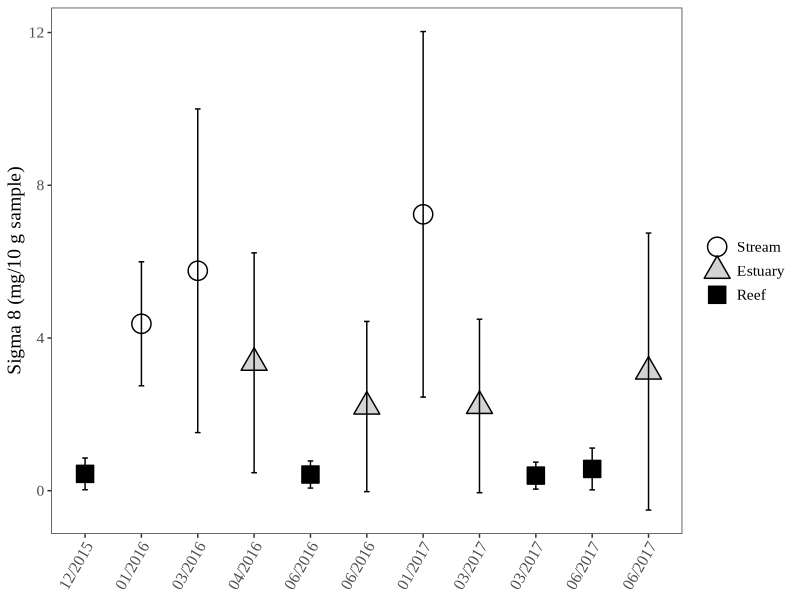
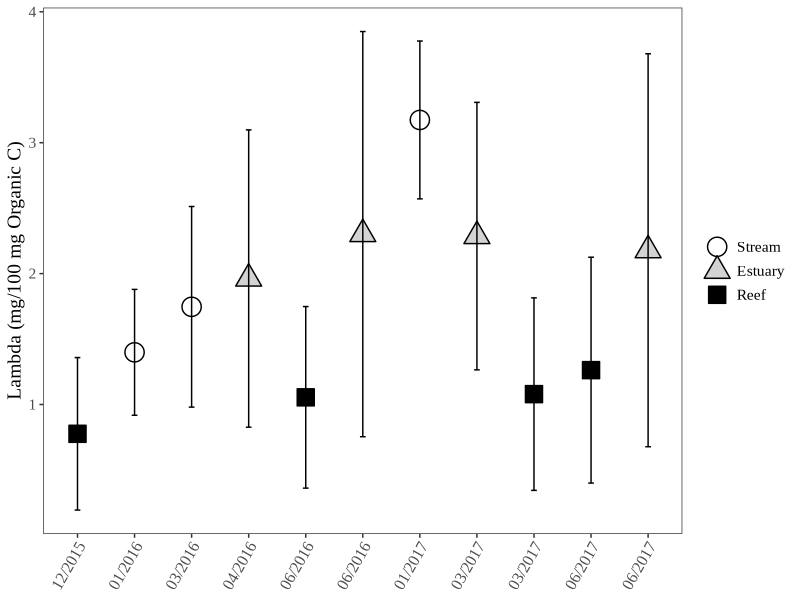
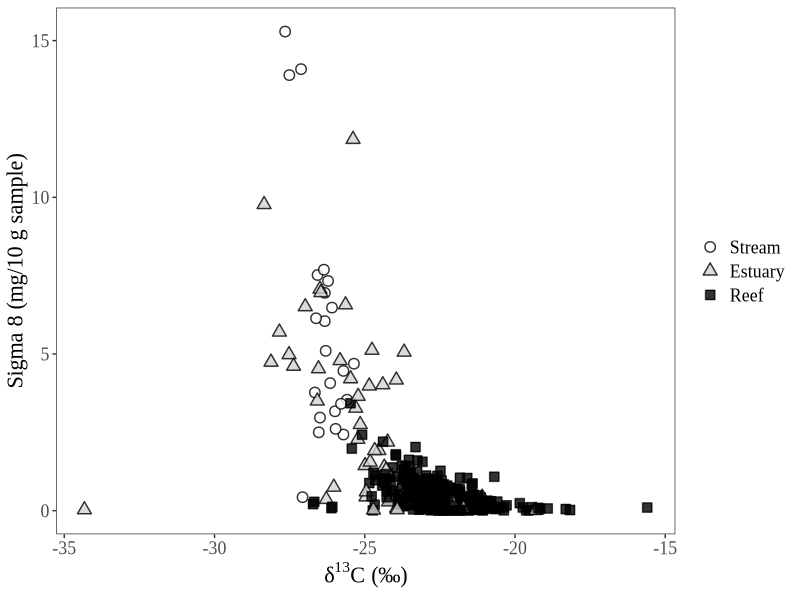
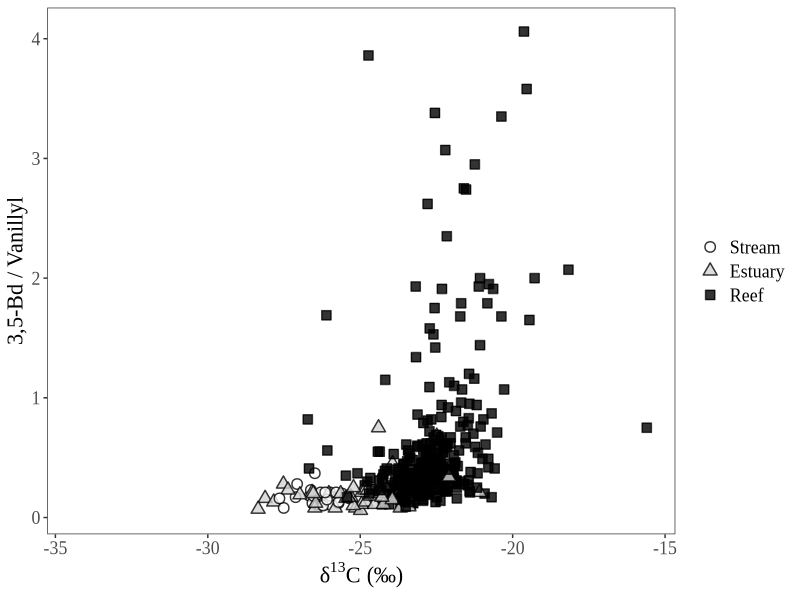
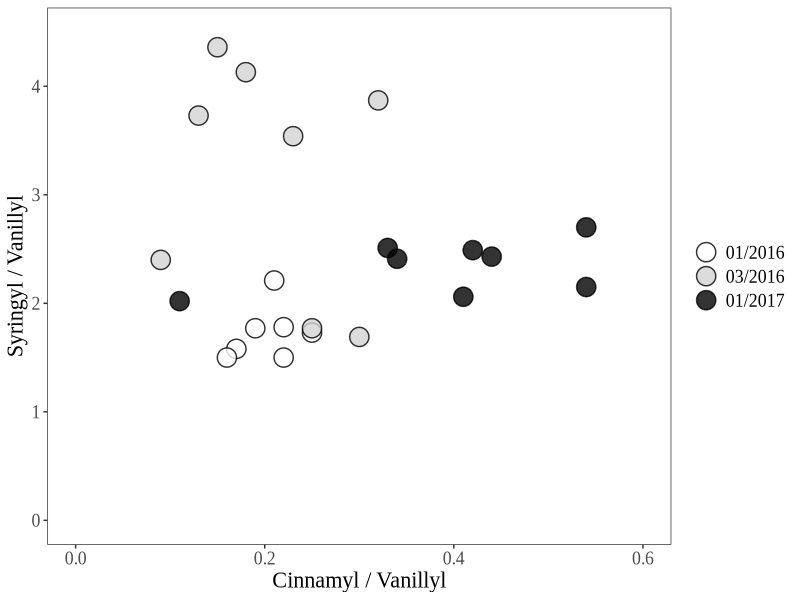
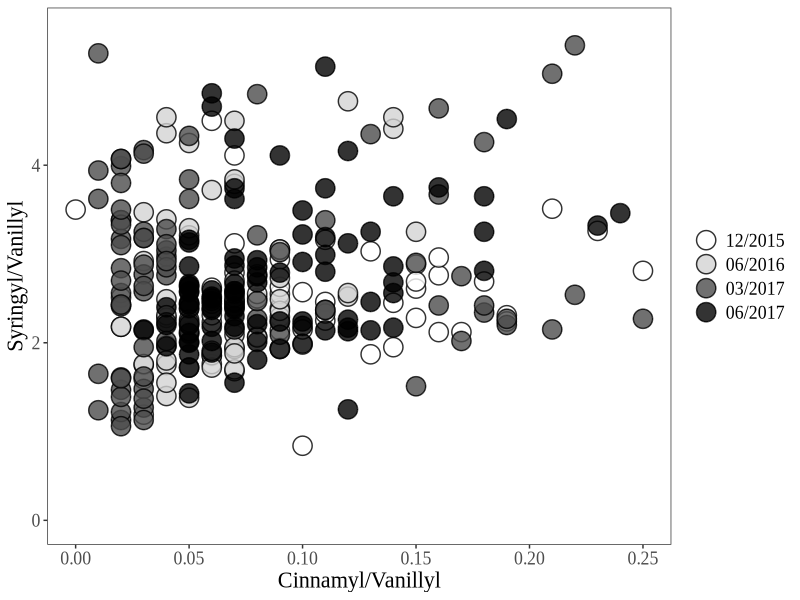
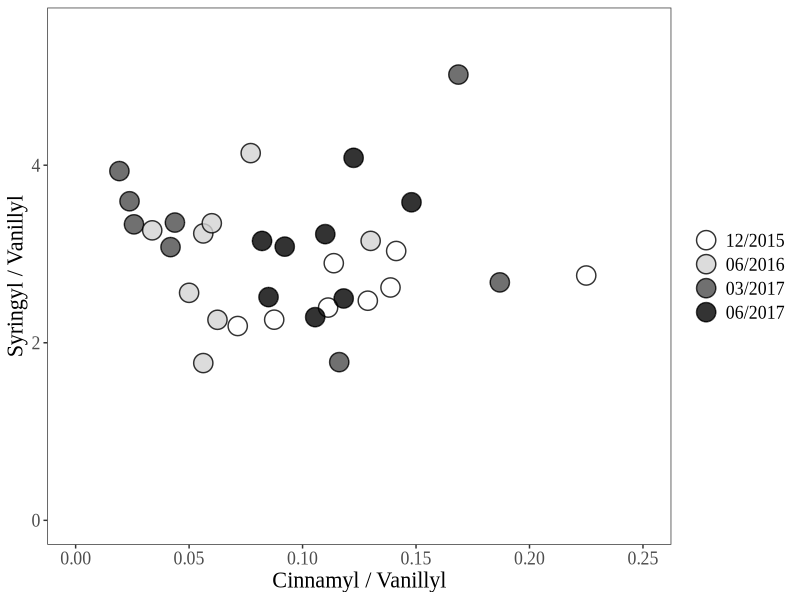
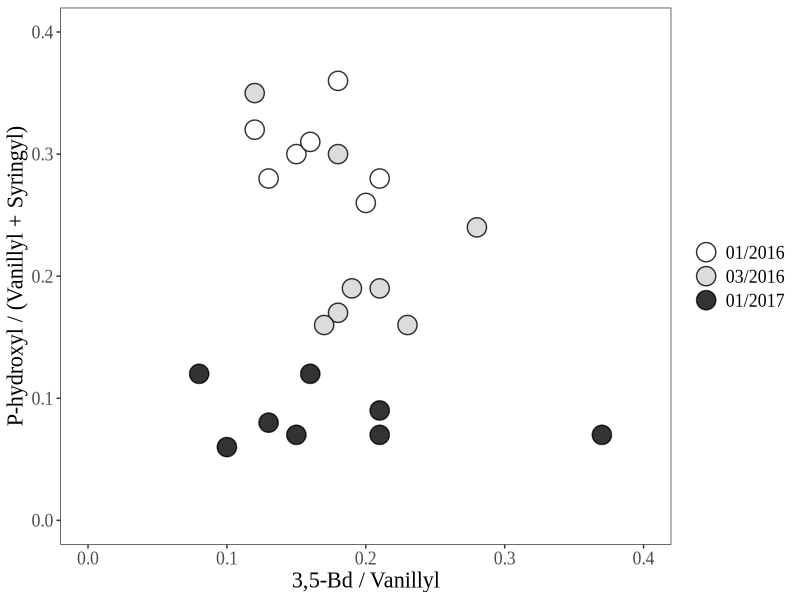

Here is the R script that generated these plots, in order:
## ---- chunk 1
knitr::opts_chunk$set(echo = TRUE)
## ---- chunk 2

master <- read.csv("RAPID_Master_Datasheet_add_region_streamcode.csv") # Loads the newly updated dataset, as of April 8, 2019. This same dataset is used for the linear mixed effects models.

# In addition, all NDs from Matthieu's original reports are replaced as NAs. For reasoning on why they are not 0s, see either of the other RMarkdown files in this project folder.

# Alright, so the seven outliers I'm removing will be 56, 66, 164, 238, 300, 387, and 389 from the original dataset. For reasoning on these 7, see LMEM Markdown file in this same project.

mastered <- master[ -c(56, 66, 164, 238, 300, 387, 389), ] # Removes outliers from original dataset.

# This dataset has already been QAQCed.

library(tidyverse)

## ---- chunk 3

# First, we will plot overall Sigma 8 and Lambda values.

Fig3_Stats <- mastered %>% # Takes the original dataset and then ...
  group_by(Group, Environment) %>% # Groups by date and environment and then ...
  summarize(Sig8 = mean(Sigma8, na.rm = TRUE), Sig8sd = sd(Sigma8, na.rm = TRUE), 
            Lam = mean(Lambda, na.rm = TRUE), Lamsd = sd(Lambda, na.rm = TRUE)) %>% # Summarizes and then...
  ungroup() # Ungroups data.

Fig3_Stats$Environment <- factor(Fig3_Stats$Environment, levels = c( "Stream", "Estuary", "Reef")) # Relevels.
Fig3_Stats$Group <- factor(Fig3_Stats$Group, levels = c( "A", "B", "C", "D", "E", "F", "I", "H", "G", "J", "K")) # Relevel the "Group" column so that it's presented in the best chronological order.

#tiff(filename = "/Users/heililowman/Documents/UC_Santa_Barbara/Research_Lignin/Figures/Manuscript_figure_files/Fig3A.tiff", width=6, height=4, unit="in", res=400) 
fig3a <- ggplot(Fig3_Stats, aes(Group, Sig8, shape=Environment, fill=Environment)) +
  scale_x_discrete(labels = c("12/2015", "01/2016", "03/2016", "04/2016", "06/2016", "06/2016", "01/2017", "03/2017", "03/2017", "06/2017", "06/2017")) +
  geom_point(size = 6,
             stroke = 0.75) + 
  scale_shape_manual(values = c(21, 24, 22)) +
  scale_fill_manual(values = c("white", "lightgrey", "black")) +
  geom_errorbar(data=Fig3_Stats, aes(ymin=Sig8-Sig8sd,ymax=Sig8+Sig8sd), width=0.1) +
  xlab("Sample Date") +
  ylab("Sigma 8 (mg/10 g sample)") + 
  theme_bw() +
  theme(panel.grid.major = element_blank(), panel.grid.minor = element_blank(),panel.background = element_blank()) + # This ensures the whole data grid is boxed in, which looks cleaner in text.
  theme(text=element_text(family="Times New Roman", size=14)) +
  theme(axis.text.x = element_text(angle = 60, hjust = 1)) +
  theme(axis.title.x=element_blank()) +
  theme(legend.title = element_blank())
#dev.off()

fig3a

#tiff(filename = "/Users/heililowman/Documents/UC_Santa_Barbara/Research_Lignin/Figures/Manuscript_figure_files/Fig3B.tiff", width=6, height=4, unit="in", res=400) 
fig3b <- ggplot(Fig3_Stats, aes(Group, Lam, shape=Environment, fill=Environment)) +
  scale_x_discrete(labels = c("12/2015", "01/2016", "03/2016", "04/2016", "06/2016", "06/2016", "01/2017", "03/2017", "03/2017", "06/2017", "06/2017")) +
  geom_point(size = 6,
             stroke = 0.75) + 
  scale_shape_manual(values = c(21, 24, 22)) +
  scale_fill_manual(values = c("white", "lightgrey", "black")) +
  geom_errorbar(data=Fig3_Stats, aes(ymin=Lam-Lamsd,ymax=Lam+Lamsd), width=0.1) +
  xlab("Sample Date") +
  ylab("Lambda (mg/100 mg Organic C)") + 
  theme_bw() +
  theme(panel.grid.major = element_blank(), panel.grid.minor = element_blank(),panel.background = element_blank()) +
  theme(text=element_text(family="Times New Roman", size=14)) +
  theme(axis.text.x = element_text(angle = 60, hjust = 1)) +
  theme(axis.title.x=element_blank()) +
  theme(legend.title = element_blank())
#dev.off()

fig3b

## ---- chunk 4

# Next, we will plot isotopic data versus Sigma 8 and 3,5-Bd/V values.

# I will remove one egregious outlier - this was not removed during the LMEMs since those models dealt with lignin phenol values only (and had no isotopes as fixed or random effects).

mastered$Environment <- factor(mastered$Environment, levels = c( "Stream", "Estuary", "Reef")) # Relevels.

# Need to keep the outlier in on the light end, because its the same distance from the nearest point as the outlier on the heavier end (and it was included on all of the LMEMs in the other file).

# I have also removed the designation of near/far from stream and just represented all marine sediments as reef sites - this distinction was not important in any of the models I ran, and I feel it doesn't add anything to the visual. Also, this will keep things consistent legend-wise with Figure 3.

#tiff(filename = "/Users/heililowman/Documents/UC_Santa_Barbara/Research_Lignin/Figures/Manuscript_figure_files/Fig4.tiff", width=10, height=6, unit="in", res=400) 
fig4 <- ggplot(mastered, aes (x=d13C, y=Sigma8, shape=Environment, fill=Environment)) +
  geom_point(size=3,
             stroke = 0.75,
             alpha = 0.8) +
  scale_shape_manual(values = c(21, 24, 22)) +
  scale_fill_manual(values = c("white", "lightgrey", "black")) +
  theme_bw() +
  theme(panel.grid.major = element_blank(), panel.grid.minor = element_blank(),panel.background = element_blank()) +
  theme(text=element_text(family="Times New Roman", size=16)) +
  xlab(expression("δ"^{13}*"C (‰)")) + # GAH! It's AMAZING I GOT THE SUPERSCRIPT TO WORK!!!
  ylab("Sigma 8 (mg/10 g sample)") +
  theme(legend.title = element_blank())
#dev.off

fig4

#tiff(filename = "/Users/heililowman/Documents/UC_Santa_Barbara/Research_Lignin/Figures/Manuscript_figure_files/Fig5.tiff", width=10, height=6, unit="in", res=400) 
fig5 <- ggplot(mastered, aes (x=d13C, y=Bd.V, shape=Environment, fill=Environment)) +
  geom_point(size=3,
             stroke = 0.75,
             alpha = 0.8) +
  scale_shape_manual(values = c(21, 24, 22)) +
  scale_fill_manual(values = c("white", "lightgrey", "black")) +
  theme_bw() +
  theme(panel.grid.major = element_blank(), panel.grid.minor = element_blank(),panel.background = element_blank()) +
  theme(text=element_text(family="Times New Roman", size=16)) +
  xlab(expression("δ"^{13}*"C (‰)")) +
  ylab("3,5-Bd / Vanillyl") +
  theme(legend.title = element_blank())
#dev.off

fig5

## ---- chunk 5

# So, this will be a plot of stream S/V and C/V values, but the boxes for source material will need to be added in in Powerpoint.

stream <- mastered %>%
  filter(Environment=="Stream") # Creates dataset of only stream data.

#tiff(filename = "/Users/heililowman/Documents/UC_Santa_Barbara/Research_Lignin/Figures/Manuscript_figure_files/Fig6.tiff", width=8, height=6, unit="in", res=400) 
fig6 <- ggplot(stream, aes (C.V,S.V, shape=Group_2, fill=Group_2)) +
  geom_point(size=6,
             stroke = 0.75,
             alpha = 0.8) +
  scale_shape_manual(values = c(21, 21, 21), labels = c("01/2016", "03/2016", "01/2017")) +
  scale_fill_manual(values = c("white", "lightgrey", "black"), labels = c("01/2016", "03/2016", "01/2017")) + # Need to duplicate labels in both calls so that legend works.
  xlim(0,0.6) +
  ylim(0,4.5) +
  theme_bw() +
  theme(panel.grid.major = element_blank(), panel.grid.minor = element_blank(),panel.background = element_blank()) +
  theme(text=element_text(family="Times New Roman", size=16)) +
  xlab("Cinnamyl / Vanillyl") +
  ylab("Syringyl / Vanillyl") +
  theme(legend.title = element_blank())
#dev.off

fig6

## ---- chunk 6

# And now to create a similar S/V vs. C/V figure for the marine sample data.

marine <- mastered %>%
  filter(Environment=="Reef") # Creates dataset of only marine data.

fig7a <- ggplot(marine, aes (C.V,S.V, shape=Group, fill=Group)) +
  geom_point(size=6,
             stroke = 0.75,
             alpha = 0.8) +
  scale_shape_manual(values = c(21, 21, 21, 21), labels = c("12/2015", "06/2016", "03/2017", "06/2017")) +
  scale_fill_manual(values = c("white", "lightgrey", "gray30", "black"), labels = c("12/2015", "06/2016", "03/2017", "06/2017")) + # Need to duplicate labels in both calls so that legend works.
  xlim(0,0.25) +
  ylim(0,5.5) +
  theme_bw() +
  theme(panel.grid.major = element_blank(), panel.grid.minor = element_blank(),panel.background = element_blank()) +
  theme(text=element_text(family="Times New Roman", size=16)) +
  xlab("Cinnamyl/Vanillyl") +
  ylab("Syringyl/Vanillyl") +
  theme(legend.title = element_blank())

fig7a

# Due to sheer number of points, let's consolidate by site for each sampling.

m_cvsv <- marine %>% 
  group_by(Site, Group) %>%     
  summarize(meanC.V = mean(C.V, na.rm = TRUE), CVsd = sd(C.V, na.rm = TRUE), meanS.V = mean(S.V, na.rm = TRUE), SVsd = sd(S.V, na.rm = TRUE),) %>%
  ungroup()

#tiff(filename = "/Users/heililowman/Documents/UC_Santa_Barbara/Research_Lignin/Figures/Manuscript_figure_files/Fig7.tiff", width=8, height=6, unit="in", res=400) 
fig7b <- ggplot(m_cvsv, aes (x=meanC.V, y=meanS.V, shape = Group, fill = Group)) +
  geom_point(size=6,
             stroke = 0.75,
             alpha = 0.8) +
  scale_shape_manual(values = c(21, 21, 21, 21), labels = c("12/2015", "06/2016", "03/2017", "06/2017")) +
  scale_fill_manual(values = c("white", "lightgrey", "gray30", "black"), labels = c("12/2015", "06/2016", "03/2017", "06/2017")) +
  #geom_errorbar(data=m_cvsv, aes(ymin=meanS.V-SVsd,ymax=meanS.V+SVsd)) +
  #geom_errorbarh(data=m_cvsv, aes(xmin=meanC.V-CVsd,xmax=meanC.V+CVsd)) +
  xlim(0,0.25) +
  ylim(0,5.5) +
  theme_bw() +
  theme(panel.grid.major = element_blank(), panel.grid.minor = element_blank(),panel.background = element_blank()) +
  theme(text=element_text(family="Times New Roman", size=16)) +
  xlab("Cinnamyl / Vanillyl") +
  ylab("Syringyl / Vanillyl") +
  theme(legend.title = element_blank())
#dev.off

# Did not include error bars because they do not add to the takeaway of the figure, and delineations between groupings are made clear by the results of the LMEMs.

fig7b

## ---- chunk 7

# Similar to Figure 6, this figure will plot degradation parameters for stream data only.

#tiff(filename = "/Users/heililowman/Documents/UC_Santa_Barbara/Research_Lignin/Figures/Manuscript_figure_files/Fig8.tiff", width=8, height=6, unit="in", res=400) 
fig8 <- ggplot(stream, aes (Bd.V,P..V.S., shape=Group_2, fill=Group_2)) +
  geom_point(size=6,
             stroke = 0.75,
             alpha = 0.8) +
  scale_shape_manual(values = c(21, 21, 21), labels = c("01/2016", "03/2016", "01/2017")) +
  scale_fill_manual(values = c("white", "lightgrey", "black"), labels = c("01/2016", "03/2016", "01/2017")) +
  xlim(0,0.4) +
  ylim(0,0.4) +
  theme_bw() +
  theme(panel.grid.major = element_blank(), panel.grid.minor = element_blank(),panel.background = element_blank()) +
  theme(text=element_text(family="Times New Roman", size=16)) +
  xlab("3,5-Bd / Vanillyl") +
  ylab("P-hydroxyl / (Vanillyl + Syringyl)") +
  theme(legend.title = element_blank())
#dev.off

fig8

## ---- chunk 8

# And finally, the code for the P/V+S vs. 3,5-Bd/V values for marine sites.

fig9a <- ggplot(marine, aes (Bd.V,P..V.S., shape=Group, fill=Group)) +
  geom_point(size=6,
             stroke = 0.75,
             alpha = 0.8) +
  scale_shape_manual(values = c(21, 21, 21, 21), labels = c("12/2015", "06/2016", "03/2017", "06/2017")) +
  scale_fill_manual(values = c("white", "lightgrey", "gray30", "black"), labels = c("12/2015", "06/2016", "03/2017", "06/2017")) +
  xlim(0,2) +
  ylim(0,1) +
  theme_bw() +
  theme(panel.grid.major = element_blank(), panel.grid.minor = element_blank(),panel.background = element_blank()) +
  theme(text=element_text(family="Times New Roman", size=16)) +
  xlab("3,5Bd / Vanillyl") +
  ylab("P-hydroxyl / (Vanillyl + Syringyl)") +
  theme(legend.title = element_blank())

fig9a

# Going to aggregate values again as we did in Figure 7.

m_bdvpvs <- marine %>% 
  group_by(Site, Group) %>%     
  summarize(meanBdV = mean(Bd.V, na.rm = TRUE), BdVsd = sd(Bd.V, na.rm = TRUE), meanPVS = mean(P..V.S., na.rm = TRUE), PVSsd = sd(P..V.S., na.rm = TRUE),) %>%
  ungroup()

#tiff(filename = "/Users/heililowman/Documents/UC_Santa_Barbara/Research_Lignin/Figures/Manuscript_figure_files/Fig9.tiff", width=8, height=6, unit="in", res=400) 
fig9b <- ggplot(m_bdvpvs, aes (x=meanBdV, y=meanPVS, shape = Group, fill = Group)) +
  geom_point(size=6,
             stroke = 0.75,
             alpha = 0.8) +
  scale_shape_manual(values = c(21, 21, 21, 21), labels = c("12/2015", "06/2016", "03/2017", "06/2017")) +
  scale_fill_manual(values = c("white", "lightgrey", "gray30", "black"), labels = c("12/2015", "06/2016", "03/2017", "06/2017")) +
  xlim(0,2) +
  ylim(0,1) +
  theme_bw() +
  theme(panel.grid.major = element_blank(), panel.grid.minor = element_blank(),panel.background = element_blank()) +
  theme(text=element_text(family="Times New Roman", size=16)) +
  xlab("3,5Bd / Vanillyl") +
  ylab("P-hydroxyl / (Vanillyl + Syringyl)") +
  theme(legend.title = element_blank())
#dev.off

fig9b
